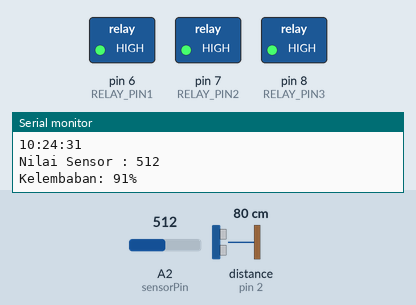
This sketch was run on a simulated Arduino Uno, built with avr-gcc and run on an emulated ATmega328P. Parts: switched loads named in the sketch (green lamp = pin HIGH), the last lines printed to the serial monitor. Wiring (inferred from the names in the program): ultrasonic range finder: trigger pin 3; echo pin 2. The test bench sets the inputs (shaded band); at power-on: distance to the obstacle (sensor on pin 2) 80 cm, A2 (sensorPin) = 512. The echo pulse lasts 58.3 µs per cm; the local clock reads 2024-03-15 10:24:30 at power-on unless the sketch sets it; pins used as bus, display or sensor lines are not drawn.

Above: at 1.8 s.
1.9 s: distance to the obstacle (sensor on pin 2) set to 8 cm
3.4 s: distance to the obstacle (sensor on pin 2) set to 5 cm
At 5.2 s:
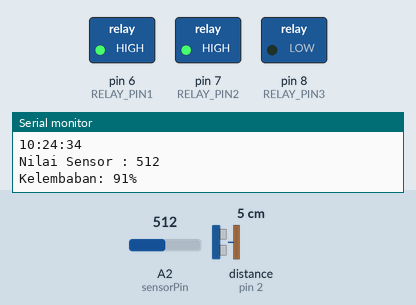
Timing chart, 0 to 6.7 s (numbered marks = the images above; inputs shaded):
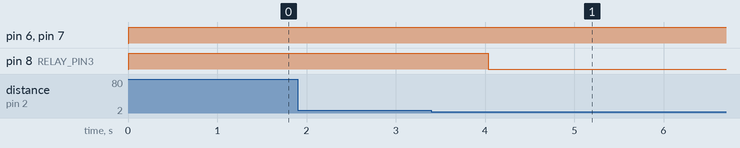

The sketch:

TEKNO.ino
```cpp
#include <DS3231.h>
#define echo 2
#define trig 3
DS3231  rtc(SDA, SCL);
Time waktu;
int sensorPin = A2;
int sensorValue = 0;
int humidity = 0;

long durasi;
int jarak;

const int RELAY_PIN1 = 6;
const int RELAY_PIN2 = 7;
const int RELAY_PIN3 = 8;
void setup() {
  Serial.begin(9600);
  rtc.begin();
  pinMode(RELAY_PIN1, OUTPUT);
  pinMode(RELAY_PIN2, OUTPUT);
  pinMode(RELAY_PIN3, OUTPUT);
  pinMode(trig, OUTPUT);
  pinMode(echo, INPUT);
}

void loop() {
  //Declare
  sensorValue = analogRead(sensorPin);
  humidity = convertToPercent(sensorValue);
  waktu = rtc.getTime();

  int dataJam = waktu.hour;
  int dataMenit = waktu.min;
  int dataDetik = waktu.sec;

  //Ultrasonic
  digitalWrite(trig, LOW);
  delayMicroseconds(8);
  digitalWrite(trig, HIGH);
  delayMicroseconds(8);
  digitalWrite(trig, LOW);
  delayMicroseconds(8);

  durasi = pulseIn(echo, HIGH);
  jarak = (durasi / 2) / 29.1;
  Serial.println(jarak);

  //RTC
  Serial.print(dataJam);
  Serial.print(':');
  Serial.print(dataMenit);
  Serial.print(':');
  Serial.println(dataDetik);

  //Soil Moisture
  Serial.print("Nilai Sensor : ");
  Serial.println(sensorValue);
  Serial.print("Kelembaban: ");
  Serial.print(humidity);
  Serial.println("%");

  //Conditions
  if (humidity < 40 && dataJam == 7){
    digitalWrite(RELAY_PIN1, LOW);
  delay(30000);
    }
    else if (humidity < 40 && dataJam == 17){
      digitalWrite(RELAY_PIN1, LOW);
  delay(30000);
      }
     else if (dataJam == 23 && dataMenit >= 00){
      digitalWrite(RELAY_PIN2, LOW);
      }
     else if (dataJam == 0 && dataJam <= 6){
      digitalWrite(RELAY_PIN2, LOW);
      }
      else if (jarak <= 5 ){
      digitalWrite(RELAY_PIN3, LOW);
      delay (20000);
      digitalWrite(RELAY_PIN3, HIGH);
      }
     else {
            digitalWrite(RELAY_PIN1, HIGH);
            digitalWrite(RELAY_PIN2, HIGH);
            digitalWrite(RELAY_PIN3, HIGH);
      }
       delay(1000);
}

//Soil Moisture Convert Percentage
int convertToPercent(int value)
{
  int percentValue = 0;
  percentValue = map(value, 1023, 465, 0, 100);
  return percentValue;
}
```

Measured:
- the behaviour switches between 7 and 6 cm on distance to the obstacle (sensor on pin 2) (found by bisection; images 0 and 1)
- after the input at 3.4 s, pin 8 (RELAY_PIN3): HIGH → LOW after 0.63 s
